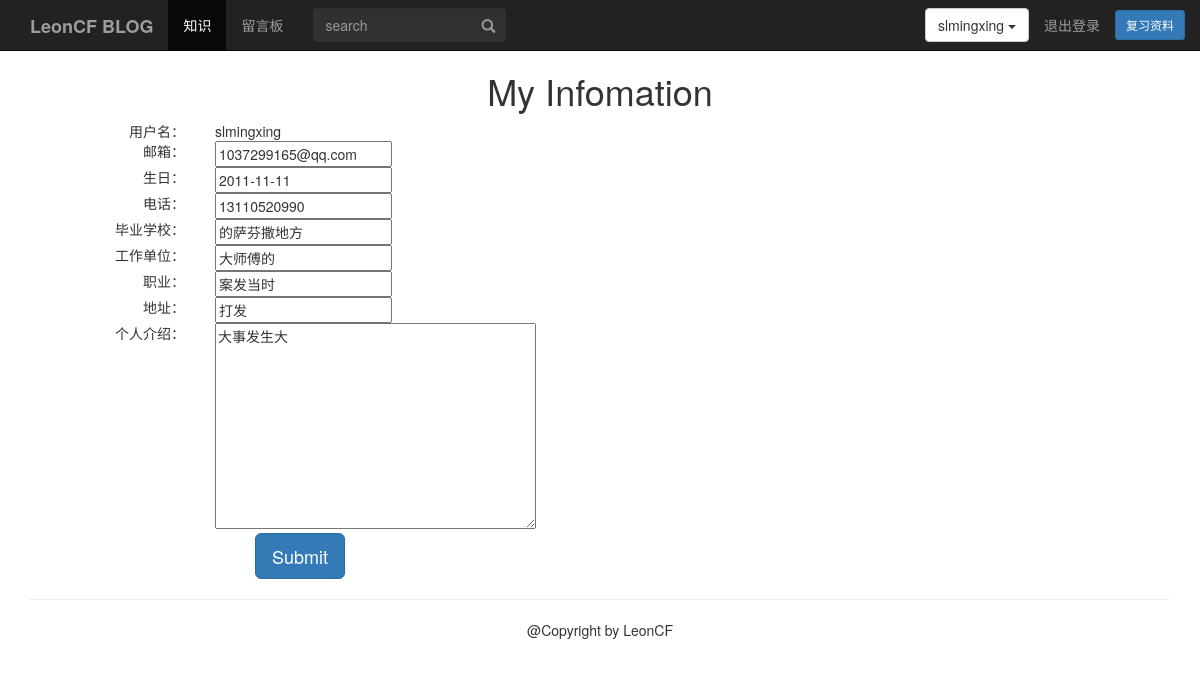
Before: /account/edit-my-information/ (signed in) with the older database file.
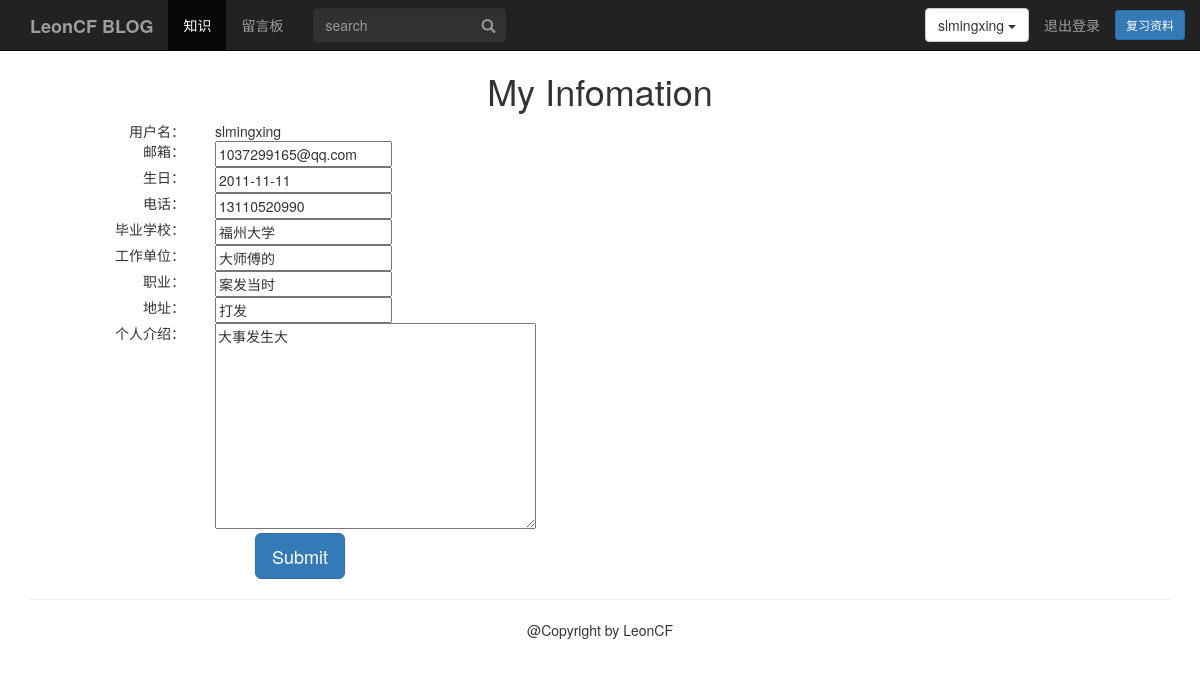
After: the same page with the newer database file.
### account/models.py (models this page shows, shortened)
class UserInfo(models.Model):
    user=models.OneToOneField(User,unique=True)
    school=models.CharField(max_length=100,blank=True)
    company=models.CharField(max_length=100,blank=True)
    profession=models.CharField(max_length=100,blank=True)
    address=models.CharField(max_length=100,blank=True)
    aboutme=models.TextField(blank=True)
    photo=models.ImageField(blank=True)

### account/views.py (the view)
@login_required(login_url='/account/login/')
def myself_edit(request):
    user=User.objects.get(username=request.user.username)
    userprofile=UserProfile.objects.get(user=request.user)
    userinfo=UserInfo.objects.get(user=request.user)
    if request.method=="POST":
        user_form=UserForm(request.POST)
        userprofile_form=UserProfileForm(request.POST)
        userinfo_form=UserInfoForm(request.POST)
        if user_form.is_valid()*userprofile_form.is_valid()*userinfo_form.is_valid():
            user_cd=user_form.cleaned_data
            userprofile_cd=userprofile_form.cleaned_data
            userinfo_cd=userinfo_form.cleaned_data
            print(user_cd['email'])
            user.email=user_cd['email']
            userprofile.birth=userprofile_cd['birth']
            userprofile.phone=userprofile_cd['phone']
            userinfo.school=userinfo_cd['school']
            userinfo.company=userinfo_cd['company']
            userinfo.profession=userinfo_cd['profession']
            userinfo.address=userinfo_cd['address']
            userinfo.aboutme=userinfo_cd['aboutme']
            user.save()
            userprofile.save()
            userinfo.save()
        return HttpResponseRedirect('/account/my-information/')
    else:
        user_form=UserForm(instance=request.user)
        userprofile_form=UserProfileForm(initial={"birth":userprofile.birth,"phone":userprofile.phone})
        userinfo_form=UserInfoForm(initial={"school":userinfo.school,"company":userinfo.company,"profession":userinfo.profession,"address":userinfo.address,"aboutme":userinfo.aboutme})
        return render(request,"account/myself_edit.html",{"user_form":user_form,"userprofile_form":userprofile_form,"userinfo_form":userinfo_form})

### account/forms.py
class UserForm(forms.ModelForm):
    class Meta:
        model=User
        fields=("email",)

class UserProfileForm(forms.ModelForm):
    class Meta:
        model=UserProfile
        fields=("phone","birth")

### templates/account/myself_edit.html (shortened to what this page needs)
{% extends "base.html" %}
{% block content %}
<div class="row text-center vertical-middle-sm">
    <h1>My Infomation</h1>
    <div class="row">
        <div class="col-md-6">
        <form class="form-horizontal" action="." method="post">
            <div class="row">
                <div class="col-md-4 text-right"><span>用户名：</span></div>
                <div class="col-md-8 text-left">{{user.username}}</div>
            </div>
            <div class="row">
                <div class="col-md-4 text-right"><span>邮箱：</span></div>
                <div class="col-md-8 text-left">{{user_form.email}}</div>
            </div>
            <div class="row">
                <div class="col-md-4 text-right"><span>生日：</span></div>
                <div class="col-md-8 text-left">{{userprofile_form.birth}}</div>
            </div>
            <div class="row">
                <div class="col-md-4 text-right"><span>电话：</span></div>
                <div class="col-md-8 text-left">{{userprofile_form.phone}}</div>
            </div>
            <div class="row">
                <div class="col-md-4 text-right"><span>毕业学校：</span></div>
                <div class="col-md-8 text-left">{{userinfo_form.school}}</div>
            </div>
            <div class="row">
                <div class="col-md-4 text-right"><span>工作单位：</span></div>
                <div class="col-md-8 text-left">{{userinfo_form.company}}</div>
            </div>
            <div class="row">
                <div class="col-md-4 text-right"><span>职业：</span></div>
                <div class="col-md-8 text-left">{{userinfo_form.profession}}</div>
            </div>
            <div class="row">
                <div class="col-md-4 text-right"><span>地址：</span></div>
                <div class="col-md-8 text-left">{{userinfo_form.address}}</div>
            </div>
            <div class="row">
                <div class="col-md-4 text-right"><span>个人介绍：</span></div>
                <div class="col-md-8 text-left">{{userinfo_form.aboutme}}</div>
            </div>
            <div class="row">
                <input type="submit" class="btn btn-primary btn-lg" value="Submit">
            </div>
        </form>
        </div>
    </div>
</div>
{% endblock %}

Changed rows visible on the page:
changed UserInfo "大师傅的": school "的萨芬撒地方" → "福州大学"
